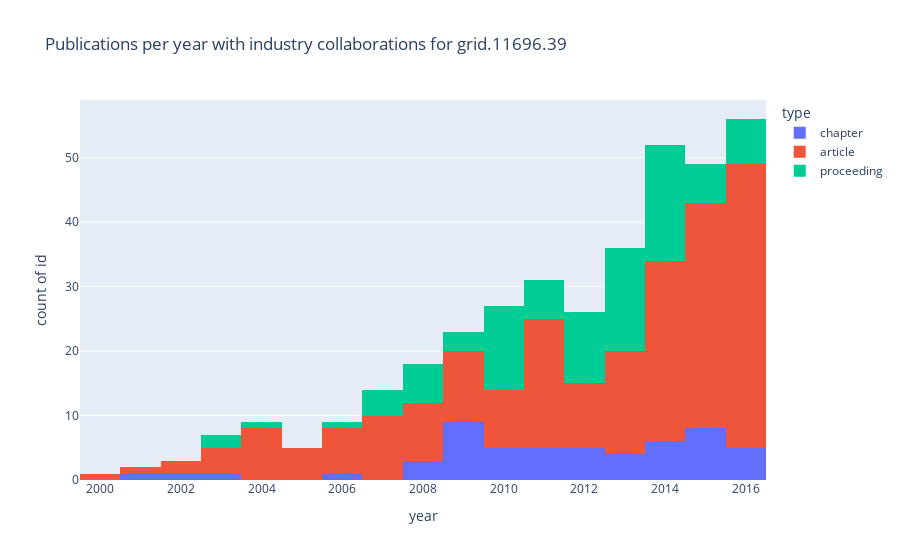

This figure's notebook cell:
### Markdown cell above
## 3. Analyses 

In this section we will build some visualizations that help understanding the data we extracted. 

### 3.1 Count of Publications per year from Industry Collaborations

A simple histogram chart can tell us the rate of publications per year.

### Code cell
px.histogram(pubs, x="year", y="id", color="type",
                title=f"Publications per year with industry collaborations for {GRIDID}")

### Figure 1 — Plotly figure (JSON) as saved in the notebook; plotly's stock layout.template omitted (floating-point values rounded to 4 significant figures; data arrays with more than 128 entries replaced by an {"elided": "..."} marker saying what was removed)
{"data": [{"alignmentgroup": "True", "bingroup": "x", "hovertemplate": "type=chapter<br>year=%{x}<br>count of id=%{y}<extra></extra>", "legendgroup": "chapter", "marker": {"color": "#636efa"}, "name": "chapter", "offsetgroup": "chapter", "orientation": "v", "showlegend": true, "type": "histogram", "x": [2016, 2016, 2016, 2015, 2015, 2014, 2014, 2014, 2013, 2013, 2012, 2012, 2011, 2011, 2009, 2009, 2009, 2009, 2008, 2003, 2010, 2009, 2012, 2010, 2006, 2016, 2015, 2012, 2012, 2011, 2009, 2008, 2002, 2010, 2001, 2008, 2015, 2009, 2011, 2010, 2010, 2013, 2015, 2013, 2014, 2016, 2015, 2014, 2015, 2009, 2011, 2009, 2014, 2015], "xaxis": "x", "y": ["pub.1087081818", "pub.1041693713", "pub.1018281452", "pub.1045731004", "pub.1035541831", "pub.1040935032", "pub.1001732758", "pub.1039685902", "pub.1011099944", "pub.1032771009", "pub.1034422767", "pub.1019055843", "pub.1039836095", "pub.1027423564", "pub.1004515563", "pub.1044489635", "pub.1011487961", "pub.1050370289", "pub.1024502062", "pub.1033209802", "pub.1010108147", "pub.1009912800", "pub.1031732089", "pub.1007337454", "pub.1053157847", "pub.1011807460", "pub.1086029465", "pub.1024512608", "pub.1032006180", "pub.1044087028", "pub.1017044583", "pub.1021992007", "pub.1027175117", "pub.1026958132", "pub.1047911809", "pub.1006203672", "pub.1051459655", "pub.1025759572", "pub.1032856704", "pub.1008271010", "pub.1041409289", "pub.1047075076", "pub.1003129570", "pub.1018573775", "pub.1051105475", "pub.1017177915", "pub.1010047187", "pub.1029751628", "pub.1048975163", "pub.1024433199", "pub.1009656017", "pub.1035096830", "pub.1027440251", "pub.1017034732"], "yaxis": "y"}, {"alignmentgroup": "True", "bingroup": "x", "hovertemplate": "type=article<br>year=%{x}<br>count of id=%{y}<extra></extra>", "legendgroup": "article", "marker": {"color": "#EF553B"}, "name": "article", "offsetgroup": "article", "orientation": "v", "showlegend": true, "type": "histogram", "x": {"elided": "220 int values"}, "xaxis": "x", "y": {"elided": "220 str values"}, "yaxis": "y"}, {"alignmentgroup": "True", "bingroup": "x", "hovertemplate": "type=proceeding<br>year=%{x}<br>count of id=%{y}<extra></extra>", "legendgroup": "proceeding", "marker": {"color": "#00cc96"}, "name": "proceeding", "offsetgroup": "proceeding", "orientation": "v", "showlegend": true, "type": "histogram", "x": [2016, 2016, 2016, 2015, 2015, 2015, 2014, 2014, 2014, 2014, 2014, 2014, 2013, 2013, 2013, 2013, 2013, 2012, 2012, 2012, 2011, 2011, 2010, 2010, 2010, 2008, 2008, 2007, 2014, 2014, 2014, 2013, 2012, 2014, 2013, 2012, 2016, 2014, 2014, 2012, 2012, 2011, 2010, 2010, 2010, 2006, 2016, 2012, 2011, 2016, 2008, 2013, 2009, 2007, 2013, 2014, 2013, 2004, 2016, 2010, 2003, 2012, 2011, 2009, 2015, 2013, 2012, 2010, 2010, 2014, 2013, 2014, 2003, 2010, 2008, 2007, 2014, 2013, 2013, 2012, 2008, 2007, 2015, 2014, 2014, 2013, 2013, 2010, 2008, 2010, 2010, 2009, 2015, 2011], "xaxis": "x", "y": ["pub.1001093903", "pub.1094950798", "pub.1094654631", "pub.1093254761", "pub.1093383710", "pub.1023089247", "pub.1093769205", "pub.1094834470", "pub.1094461720", "pub.1036564936", "pub.1015169629", "pub.1039988723", "pub.1093359079", "pub.1051036197", "pub.1013451017", "pub.1032065062", "pub.1047477746", "pub.1001382506", "pub.1023213671", "pub.1000014148", "pub.1093284811", "pub.1093769472", "pub.1093846191", "pub.1095269165", "pub.1028410070", "pub.1093650099", "pub.1094430676", "pub.1094863524", "pub.1093452830", "pub.1094437164", "pub.1094400157", "pub.1093195070", "pub.1007477808", "pub.1095181753", "pub.1021070535", "pub.1048178440", "pub.1001653422", "pub.1094913168", "pub.1033777395", "pub.1018665804", "pub.1028929519", "pub.1028019246", "pub.1094464343", "pub.1014804321", "pub.1050318957", "pub.1098738629", "pub.1094276302", "pub.1094155360", "pub.1094381427", "pub.1004896692", "pub.1094133050", "pub.1094173713", "pub.1094329545", "pub.1094910686", "pub.1098583557", "pub.1018740773", "pub.1047988884", "pub.1096043682", "pub.1043978231", "pub.1019362433", "pub.1095152349", "pub.1035458287", "pub.1006664082", "pub.1095498211", "pub.1022368783", "pub.1099284874", "pub.1003911360", "pub.1013362293", "pub.1050725136", "pub.1010385813", "pub.1093650295", "pub.1093363187", "pub.1052601711", "pub.1093368148", "pub.1094862344", "pub.1093987423", "pub.1001541515", "pub.1094183150", "pub.1003545633", "pub.1001654235", "pub.1025154861", "pub.1009626332", "pub.1094140982", "pub.1093353115", "pub.1093578819", "pub.1093215833", "pub.1094261972", "pub.1095495913", "pub.1096084173", "pub.1094817901", "pub.1017667914", "pub.1094013836", "pub.1040216806", "pub.1093171677"], "yaxis": "y"}], "layout": {"autosize": true, "barmode": "relative", "legend": {"title": {"text": "type"}, "tracegroupgap": 0}, "title": {"text": "Publications per year with industry collaborations for grid.11696.39"}, "xaxis": {"anchor": "y", "autorange": true, "domain": [0, 1], "range": [2000.0, 2016.0], "title": {"text": "year"}, "type": "linear"}, "yaxis": {"anchor": "x", "autorange": true, "domain": [0, 1], "range": [0, 58.95], "title": {"text": "count of id"}, "type": "linear"}}}
